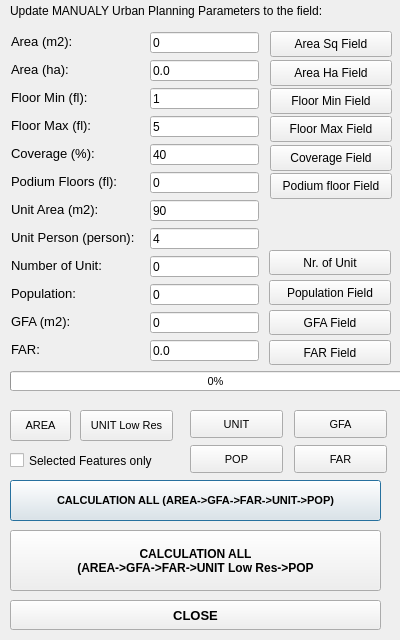
<?xml version="1.0" encoding="UTF-8"?>
<ui version="4.0">
 <author>Jack Nguyen 2025</author>
 <class>Bacurbpara</class>
 <widget class="QDialog" name="Bacurbpara">
  <property name="geometry">
   <rect>
    <x>0</x>
    <y>0</y>
    <width>400</width>
    <height>640</height>
   </rect>
  </property>
  <property name="font">
   <font>
    <pointsize>8</pointsize>
   </font>
  </property>
  <property name="windowTitle">
   <string>Bac Urban Parrameters</string>
  </property>
  <widget class="QLabel" name="label_2">
   <property name="geometry">
    <rect>
     <x>10</x>
     <y>0</y>
     <width>331</width>
     <height>21</height>
    </rect>
   </property>
   <property name="sizePolicy">
    <sizepolicy hsizetype="Fixed" vsizetype="Preferred">
     <horstretch>0</horstretch>
     <verstretch>0</verstretch>
    </sizepolicy>
   </property>
   <property name="font">
    <font>
     <pointsize>9</pointsize>
    </font>
   </property>
   <property name="text">
    <string>Update MANUALY Urban Planning Parameters to the field:</string>
   </property>
  </widget>
  <widget class="QProgressBar" name="progressBar">
   <property name="geometry">
    <rect>
     <x>10</x>
     <y>371</y>
     <width>411</width>
     <height>20</height>
    </rect>
   </property>
   <property name="sizePolicy">
    <sizepolicy hsizetype="Fixed" vsizetype="Fixed">
     <horstretch>0</horstretch>
     <verstretch>0</verstretch>
    </sizepolicy>
   </property>
   <property name="value">
    <number>0</number>
   </property>
  </widget>
  <widget class="QPushButton" name="btnCalAll">
   <property name="geometry">
    <rect>
     <x>10</x>
     <y>480</y>
     <width>371</width>
     <height>41</height>
    </rect>
   </property>
   <property name="sizePolicy">
    <sizepolicy hsizetype="Fixed" vsizetype="Fixed">
     <horstretch>0</horstretch>
     <verstretch>0</verstretch>
    </sizepolicy>
   </property>
   <property name="font">
    <font>
     <weight>75</weight>
     <bold>true</bold>
    </font>
   </property>
   <property name="toolTip">
    <string extracomment="GFA = round(area_sq * (Coverage / 100) * floor_max ), 0)\nFAR = round( (area_sq * (Coverage / 100) * floor_max ) / area_sq),1)\nUnit = round((area_sq * (Coverage / 100) * (floor_max - podium_fl) ) / unit_area),0)\nPopulation = round(unit * unit_person),0)\n"/>
   </property>
   <property name="text">
    <string>CALCULATION ALL (AREA-&gt;GFA-&gt;FAR-&gt;UNIT-&gt;POP)</string>
   </property>
  </widget>
  <widget class="QCheckBox" name="checkBox_selected_features">
   <property name="geometry">
    <rect>
     <x>10</x>
     <y>450</y>
     <width>191</width>
     <height>21</height>
    </rect>
   </property>
   <property name="sizePolicy">
    <sizepolicy hsizetype="Fixed" vsizetype="Fixed">
     <horstretch>0</horstretch>
     <verstretch>0</verstretch>
    </sizepolicy>
   </property>
   <property name="font">
    <font>
     <pointsize>9</pointsize>
    </font>
   </property>
   <property name="text">
    <string>Selected Features only</string>
   </property>
  </widget>
  <widget class="QPushButton" name="btnClose">
   <property name="geometry">
    <rect>
     <x>10</x>
     <y>600</y>
     <width>371</width>
     <height>30</height>
    </rect>
   </property>
   <property name="sizePolicy">
    <sizepolicy hsizetype="Fixed" vsizetype="Fixed">
     <horstretch>0</horstretch>
     <verstretch>0</verstretch>
    </sizepolicy>
   </property>
   <property name="font">
    <font>
     <pointsize>10</pointsize>
     <weight>75</weight>
     <bold>true</bold>
    </font>
   </property>
   <property name="text">
    <string>CLOSE</string>
   </property>
  </widget>
  <widget class="QPushButton" name="btnCalArea">
   <property name="geometry">
    <rect>
     <x>10</x>
     <y>410</y>
     <width>61</width>
     <height>31</height>
    </rect>
   </property>
   <property name="sizePolicy">
    <sizepolicy hsizetype="Fixed" vsizetype="Fixed">
     <horstretch>0</horstretch>
     <verstretch>0</verstretch>
    </sizepolicy>
   </property>
   <property name="text">
    <string>AREA</string>
   </property>
  </widget>
  <widget class="QPushButton" name="btnUpdateFlmin">
   <property name="geometry">
    <rect>
     <x>270</x>
     <y>88</y>
     <width>122</width>
     <height>26</height>
    </rect>
   </property>
   <property name="sizePolicy">
    <sizepolicy hsizetype="Fixed" vsizetype="Fixed">
     <horstretch>0</horstretch>
     <verstretch>0</verstretch>
    </sizepolicy>
   </property>
   <property name="font">
    <font>
     <pointsize>9</pointsize>
    </font>
   </property>
   <property name="text">
    <string>Floor Min Field</string>
   </property>
  </widget>
  <widget class="QPushButton" name="btnUpdateFlmax">
   <property name="geometry">
    <rect>
     <x>270</x>
     <y>116</y>
     <width>122</width>
     <height>26</height>
    </rect>
   </property>
   <property name="sizePolicy">
    <sizepolicy hsizetype="Fixed" vsizetype="Fixed">
     <horstretch>0</horstretch>
     <verstretch>0</verstretch>
    </sizepolicy>
   </property>
   <property name="font">
    <font>
     <pointsize>9</pointsize>
    </font>
   </property>
   <property name="text">
    <string>Floor Max Field</string>
   </property>
  </widget>
  <widget class="QPushButton" name="btnUpdatePodfl">
   <property name="enabled">
    <bool>true</bool>
   </property>
   <property name="geometry">
    <rect>
     <x>270</x>
     <y>173</y>
     <width>122</width>
     <height>26</height>
    </rect>
   </property>
   <property name="sizePolicy">
    <sizepolicy hsizetype="Fixed" vsizetype="Fixed">
     <horstretch>0</horstretch>
     <verstretch>0</verstretch>
    </sizepolicy>
   </property>
   <property name="font">
    <font>
     <pointsize>9</pointsize>
    </font>
   </property>
   <property name="text">
    <string>Podium floor Field</string>
   </property>
  </widget>
  <widget class="QPushButton" name="btnUpdateCoverage">
   <property name="geometry">
    <rect>
     <x>270</x>
     <y>145</y>
     <width>122</width>
     <height>26</height>
    </rect>
   </property>
   <property name="sizePolicy">
    <sizepolicy hsizetype="Fixed" vsizetype="Fixed">
     <horstretch>0</horstretch>
     <verstretch>0</verstretch>
    </sizepolicy>
   </property>
   <property name="font">
    <font>
     <pointsize>9</pointsize>
    </font>
   </property>
   <property name="text">
    <string>Coverage Field</string>
   </property>
  </widget>
  <widget class="QPushButton" name="btnUpdateArea_sq">
   <property name="geometry">
    <rect>
     <x>270</x>
     <y>31</y>
     <width>122</width>
     <height>26</height>
    </rect>
   </property>
   <property name="sizePolicy">
    <sizepolicy hsizetype="Fixed" vsizetype="Fixed">
     <horstretch>0</horstretch>
     <verstretch>0</verstretch>
    </sizepolicy>
   </property>
   <property name="font">
    <font>
     <pointsize>9</pointsize>
    </font>
   </property>
   <property name="text">
    <string>Area Sq Field</string>
   </property>
  </widget>
  <widget class="QPushButton" name="btnUpdateArea_ha">
   <property name="geometry">
    <rect>
     <x>270</x>
     <y>60</y>
     <width>122</width>
     <height>26</height>
    </rect>
   </property>
   <property name="sizePolicy">
    <sizepolicy hsizetype="Fixed" vsizetype="Fixed">
     <horstretch>0</horstretch>
     <verstretch>0</verstretch>
    </sizepolicy>
   </property>
   <property name="font">
    <font>
     <pointsize>9</pointsize>
    </font>
   </property>
   <property name="text">
    <string>Area Ha Field</string>
   </property>
  </widget>
  <widget class="QPushButton" name="btnUpdateUnitNr">
   <property name="geometry">
    <rect>
     <x>269</x>
     <y>250</y>
     <width>122</width>
     <height>25</height>
    </rect>
   </property>
   <property name="sizePolicy">
    <sizepolicy hsizetype="Fixed" vsizetype="Fixed">
     <horstretch>0</horstretch>
     <verstretch>0</verstretch>
    </sizepolicy>
   </property>
   <property name="font">
    <font>
     <pointsize>9</pointsize>
    </font>
   </property>
   <property name="text">
    <string>Nr. of Unit</string>
   </property>
  </widget>
  <widget class="QPushButton" name="btnUpdatePOP">
   <property name="geometry">
    <rect>
     <x>269</x>
     <y>280</y>
     <width>122</width>
     <height>25</height>
    </rect>
   </property>
   <property name="sizePolicy">
    <sizepolicy hsizetype="Fixed" vsizetype="Fixed">
     <horstretch>0</horstretch>
     <verstretch>0</verstretch>
    </sizepolicy>
   </property>
   <property name="font">
    <font>
     <pointsize>9</pointsize>
    </font>
   </property>
   <property name="text">
    <string>Population Field</string>
   </property>
  </widget>
  <widget class="QPushButton" name="btnUpdateGFA">
   <property name="geometry">
    <rect>
     <x>269</x>
     <y>310</y>
     <width>122</width>
     <height>25</height>
    </rect>
   </property>
   <property name="sizePolicy">
    <sizepolicy hsizetype="Fixed" vsizetype="Fixed">
     <horstretch>0</horstretch>
     <verstretch>0</verstretch>
    </sizepolicy>
   </property>
   <property name="font">
    <font>
     <pointsize>9</pointsize>
    </font>
   </property>
   <property name="text">
    <string>GFA Field</string>
   </property>
  </widget>
  <widget class="QPushButton" name="btnUpdateFAR">
   <property name="geometry">
    <rect>
     <x>269</x>
     <y>340</y>
     <width>122</width>
     <height>25</height>
    </rect>
   </property>
   <property name="sizePolicy">
    <sizepolicy hsizetype="Fixed" vsizetype="Fixed">
     <horstretch>0</horstretch>
     <verstretch>0</verstretch>
    </sizepolicy>
   </property>
   <property name="font">
    <font>
     <pointsize>9</pointsize>
    </font>
   </property>
   <property name="text">
    <string>FAR Field</string>
   </property>
  </widget>
  <widget class="QPushButton" name="btnCalGFA">
   <property name="geometry">
    <rect>
     <x>294</x>
     <y>410</y>
     <width>93</width>
     <height>28</height>
    </rect>
   </property>
   <property name="sizePolicy">
    <sizepolicy hsizetype="Fixed" vsizetype="Fixed">
     <horstretch>0</horstretch>
     <verstretch>0</verstretch>
    </sizepolicy>
   </property>
   <property name="text">
    <string>GFA</string>
   </property>
  </widget>
  <widget class="QPushButton" name="btnCalFAR">
   <property name="geometry">
    <rect>
     <x>294</x>
     <y>445</y>
     <width>93</width>
     <height>28</height>
    </rect>
   </property>
   <property name="sizePolicy">
    <sizepolicy hsizetype="Fixed" vsizetype="Fixed">
     <horstretch>0</horstretch>
     <verstretch>0</verstretch>
    </sizepolicy>
   </property>
   <property name="text">
    <string>FAR</string>
   </property>
  </widget>
  <widget class="QLineEdit" name="lineEdit_population_value">
   <property name="geometry">
    <rect>
     <x>150</x>
     <y>284</y>
     <width>109</width>
     <height>21</height>
    </rect>
   </property>
   <property name="sizePolicy">
    <sizepolicy hsizetype="Fixed" vsizetype="Fixed">
     <horstretch>0</horstretch>
     <verstretch>0</verstretch>
    </sizepolicy>
   </property>
   <property name="font">
    <font>
     <pointsize>9</pointsize>
    </font>
   </property>
   <property name="text">
    <string>0</string>
   </property>
  </widget>
  <widget class="QLineEdit" name="lineEdit_GFA_value">
   <property name="geometry">
    <rect>
     <x>150</x>
     <y>312</y>
     <width>109</width>
     <height>21</height>
    </rect>
   </property>
   <property name="sizePolicy">
    <sizepolicy hsizetype="Fixed" vsizetype="Fixed">
     <horstretch>0</horstretch>
     <verstretch>0</verstretch>
    </sizepolicy>
   </property>
   <property name="font">
    <font>
     <pointsize>9</pointsize>
    </font>
   </property>
   <property name="text">
    <string>0</string>
   </property>
  </widget>
  <widget class="QLineEdit" name="lineEdit_FAR_value">
   <property name="geometry">
    <rect>
     <x>150</x>
     <y>340</y>
     <width>109</width>
     <height>21</height>
    </rect>
   </property>
   <property name="sizePolicy">
    <sizepolicy hsizetype="Fixed" vsizetype="Fixed">
     <horstretch>0</horstretch>
     <verstretch>0</verstretch>
    </sizepolicy>
   </property>
   <property name="font">
    <font>
     <pointsize>9</pointsize>
    </font>
   </property>
   <property name="text">
    <string>0.0</string>
   </property>
  </widget>
  <widget class="QLineEdit" name="lineEdit_unit_person_value">
   <property name="geometry">
    <rect>
     <x>150</x>
     <y>228</y>
     <width>109</width>
     <height>21</height>
    </rect>
   </property>
   <property name="sizePolicy">
    <sizepolicy hsizetype="Fixed" vsizetype="Fixed">
     <horstretch>0</horstretch>
     <verstretch>0</verstretch>
    </sizepolicy>
   </property>
   <property name="font">
    <font>
     <pointsize>9</pointsize>
    </font>
   </property>
   <property name="text">
    <string>4</string>
   </property>
  </widget>
  <widget class="QLineEdit" name="lineEdit_unit_number_value">
   <property name="geometry">
    <rect>
     <x>150</x>
     <y>256</y>
     <width>109</width>
     <height>21</height>
    </rect>
   </property>
   <property name="sizePolicy">
    <sizepolicy hsizetype="Fixed" vsizetype="Fixed">
     <horstretch>0</horstretch>
     <verstretch>0</verstretch>
    </sizepolicy>
   </property>
   <property name="font">
    <font>
     <pointsize>9</pointsize>
    </font>
   </property>
   <property name="text">
    <string>0</string>
   </property>
  </widget>
  <widget class="QLineEdit" name="lineEdit_area_sq_value">
   <property name="geometry">
    <rect>
     <x>150</x>
     <y>32</y>
     <width>109</width>
     <height>21</height>
    </rect>
   </property>
   <property name="sizePolicy">
    <sizepolicy hsizetype="Fixed" vsizetype="Fixed">
     <horstretch>0</horstretch>
     <verstretch>0</verstretch>
    </sizepolicy>
   </property>
   <property name="font">
    <font>
     <pointsize>9</pointsize>
    </font>
   </property>
   <property name="text">
    <string>0</string>
   </property>
  </widget>
  <widget class="QLineEdit" name="lineEdit_area_ha_value">
   <property name="geometry">
    <rect>
     <x>150</x>
     <y>60</y>
     <width>109</width>
     <height>21</height>
    </rect>
   </property>
   <property name="sizePolicy">
    <sizepolicy hsizetype="Fixed" vsizetype="Fixed">
     <horstretch>0</horstretch>
     <verstretch>0</verstretch>
    </sizepolicy>
   </property>
   <property name="font">
    <font>
     <pointsize>9</pointsize>
    </font>
   </property>
   <property name="text">
    <string>0.0</string>
   </property>
  </widget>
  <widget class="QLineEdit" name="lineEdit_floor_min_value">
   <property name="geometry">
    <rect>
     <x>150</x>
     <y>88</y>
     <width>109</width>
     <height>21</height>
    </rect>
   </property>
   <property name="sizePolicy">
    <sizepolicy hsizetype="Fixed" vsizetype="Fixed">
     <horstretch>0</horstretch>
     <verstretch>0</verstretch>
    </sizepolicy>
   </property>
   <property name="font">
    <font>
     <pointsize>9</pointsize>
    </font>
   </property>
   <property name="text">
    <string>1</string>
   </property>
  </widget>
  <widget class="QLineEdit" name="lineEdit_floor_max_value">
   <property name="geometry">
    <rect>
     <x>150</x>
     <y>116</y>
     <width>109</width>
     <height>21</height>
    </rect>
   </property>
   <property name="sizePolicy">
    <sizepolicy hsizetype="Fixed" vsizetype="Fixed">
     <horstretch>0</horstretch>
     <verstretch>0</verstretch>
    </sizepolicy>
   </property>
   <property name="font">
    <font>
     <pointsize>9</pointsize>
    </font>
   </property>
   <property name="text">
    <string>5</string>
   </property>
  </widget>
  <widget class="QLineEdit" name="lineEdit_coverage_value">
   <property name="geometry">
    <rect>
     <x>150</x>
     <y>144</y>
     <width>109</width>
     <height>21</height>
    </rect>
   </property>
   <property name="sizePolicy">
    <sizepolicy hsizetype="Fixed" vsizetype="Fixed">
     <horstretch>0</horstretch>
     <verstretch>0</verstretch>
    </sizepolicy>
   </property>
   <property name="font">
    <font>
     <pointsize>9</pointsize>
    </font>
   </property>
   <property name="text">
    <string>40</string>
   </property>
  </widget>
  <widget class="QLineEdit" name="lineEdit_podium_fl_value">
   <property name="geometry">
    <rect>
     <x>150</x>
     <y>172</y>
     <width>109</width>
     <height>21</height>
    </rect>
   </property>
   <property name="sizePolicy">
    <sizepolicy hsizetype="Fixed" vsizetype="Fixed">
     <horstretch>0</horstretch>
     <verstretch>0</verstretch>
    </sizepolicy>
   </property>
   <property name="font">
    <font>
     <pointsize>9</pointsize>
    </font>
   </property>
   <property name="text">
    <string>0</string>
   </property>
  </widget>
  <widget class="QLineEdit" name="lineEdit_unit_area_value">
   <property name="geometry">
    <rect>
     <x>150</x>
     <y>200</y>
     <width>109</width>
     <height>21</height>
    </rect>
   </property>
   <property name="sizePolicy">
    <sizepolicy hsizetype="Fixed" vsizetype="Fixed">
     <horstretch>0</horstretch>
     <verstretch>0</verstretch>
    </sizepolicy>
   </property>
   <property name="font">
    <font>
     <pointsize>9</pointsize>
    </font>
   </property>
   <property name="text">
    <string>90</string>
   </property>
  </widget>
  <widget class="QLabel" name="label_unit_area">
   <property name="geometry">
    <rect>
     <x>11</x>
     <y>199</y>
     <width>118</width>
     <height>21</height>
    </rect>
   </property>
   <property name="sizePolicy">
    <sizepolicy hsizetype="Fixed" vsizetype="Preferred">
     <horstretch>0</horstretch>
     <verstretch>0</verstretch>
    </sizepolicy>
   </property>
   <property name="font">
    <font>
     <pointsize>10</pointsize>
    </font>
   </property>
   <property name="text">
    <string>Unit Area (m2):</string>
   </property>
  </widget>
  <widget class="QLabel" name="label_unit_person">
   <property name="geometry">
    <rect>
     <x>11</x>
     <y>227</y>
     <width>129</width>
     <height>21</height>
    </rect>
   </property>
   <property name="sizePolicy">
    <sizepolicy hsizetype="Fixed" vsizetype="Preferred">
     <horstretch>0</horstretch>
     <verstretch>0</verstretch>
    </sizepolicy>
   </property>
   <property name="font">
    <font>
     <pointsize>10</pointsize>
    </font>
   </property>
   <property name="text">
    <string>Unit Person (person):</string>
   </property>
  </widget>
  <widget class="QLabel" name="label_Unit">
   <property name="geometry">
    <rect>
     <x>11</x>
     <y>255</y>
     <width>118</width>
     <height>21</height>
    </rect>
   </property>
   <property name="sizePolicy">
    <sizepolicy hsizetype="Fixed" vsizetype="Preferred">
     <horstretch>0</horstretch>
     <verstretch>0</verstretch>
    </sizepolicy>
   </property>
   <property name="font">
    <font>
     <pointsize>10</pointsize>
    </font>
   </property>
   <property name="text">
    <string>Number of Unit:</string>
   </property>
  </widget>
  <widget class="QLabel" name="label_Population">
   <property name="geometry">
    <rect>
     <x>11</x>
     <y>283</y>
     <width>83</width>
     <height>21</height>
    </rect>
   </property>
   <property name="sizePolicy">
    <sizepolicy hsizetype="Fixed" vsizetype="Preferred">
     <horstretch>0</horstretch>
     <verstretch>0</verstretch>
    </sizepolicy>
   </property>
   <property name="font">
    <font>
     <pointsize>10</pointsize>
    </font>
   </property>
   <property name="text">
    <string>Population:</string>
   </property>
  </widget>
  <widget class="QLabel" name="label_GFA">
   <property name="geometry">
    <rect>
     <x>11</x>
     <y>311</y>
     <width>79</width>
     <height>21</height>
    </rect>
   </property>
   <property name="sizePolicy">
    <sizepolicy hsizetype="Fixed" vsizetype="Preferred">
     <horstretch>0</horstretch>
     <verstretch>0</verstretch>
    </sizepolicy>
   </property>
   <property name="font">
    <font>
     <pointsize>10</pointsize>
    </font>
   </property>
   <property name="text">
    <string>GFA (m2):</string>
   </property>
  </widget>
  <widget class="QLabel" name="label_FAR">
   <property name="geometry">
    <rect>
     <x>11</x>
     <y>339</y>
     <width>37</width>
     <height>21</height>
    </rect>
   </property>
   <property name="sizePolicy">
    <sizepolicy hsizetype="Fixed" vsizetype="Preferred">
     <horstretch>0</horstretch>
     <verstretch>0</verstretch>
    </sizepolicy>
   </property>
   <property name="font">
    <font>
     <pointsize>10</pointsize>
    </font>
   </property>
   <property name="text">
    <string>FAR:</string>
   </property>
  </widget>
  <widget class="QLabel" name="label_Coverage">
   <property name="geometry">
    <rect>
     <x>11</x>
     <y>143</y>
     <width>111</width>
     <height>21</height>
    </rect>
   </property>
   <property name="sizePolicy">
    <sizepolicy hsizetype="Fixed" vsizetype="Preferred">
     <horstretch>0</horstretch>
     <verstretch>0</verstretch>
    </sizepolicy>
   </property>
   <property name="font">
    <font>
     <pointsize>10</pointsize>
    </font>
   </property>
   <property name="text">
    <string>Coverage (%):</string>
   </property>
  </widget>
  <widget class="QLabel" name="label_podium_fl">
   <property name="geometry">
    <rect>
     <x>11</x>
     <y>171</y>
     <width>129</width>
     <height>21</height>
    </rect>
   </property>
   <property name="sizePolicy">
    <sizepolicy hsizetype="Fixed" vsizetype="Preferred">
     <horstretch>0</horstretch>
     <verstretch>0</verstretch>
    </sizepolicy>
   </property>
   <property name="font">
    <font>
     <pointsize>10</pointsize>
    </font>
   </property>
   <property name="text">
    <string>Podium Floors (fl):</string>
   </property>
  </widget>
  <widget class="QLabel" name="label_floor_max">
   <property name="geometry">
    <rect>
     <x>11</x>
     <y>115</y>
     <width>106</width>
     <height>21</height>
    </rect>
   </property>
   <property name="sizePolicy">
    <sizepolicy hsizetype="Fixed" vsizetype="Preferred">
     <horstretch>0</horstretch>
     <verstretch>0</verstretch>
    </sizepolicy>
   </property>
   <property name="font">
    <font>
     <pointsize>10</pointsize>
    </font>
   </property>
   <property name="text">
    <string>Floor Max (fl):</string>
   </property>
  </widget>
  <widget class="QLabel" name="label_area_sq">
   <property name="geometry">
    <rect>
     <x>11</x>
     <y>31</y>
     <width>83</width>
     <height>21</height>
    </rect>
   </property>
   <property name="sizePolicy">
    <sizepolicy hsizetype="Fixed" vsizetype="Preferred">
     <horstretch>0</horstretch>
     <verstretch>0</verstretch>
    </sizepolicy>
   </property>
   <property name="font">
    <font>
     <pointsize>10</pointsize>
    </font>
   </property>
   <property name="text">
    <string>Area (m2):</string>
   </property>
  </widget>
  <widget class="QLabel" name="label_floor_min">
   <property name="geometry">
    <rect>
     <x>11</x>
     <y>87</y>
     <width>102</width>
     <height>21</height>
    </rect>
   </property>
   <property name="sizePolicy">
    <sizepolicy hsizetype="Fixed" vsizetype="Preferred">
     <horstretch>0</horstretch>
     <verstretch>0</verstretch>
    </sizepolicy>
   </property>
   <property name="font">
    <font>
     <pointsize>10</pointsize>
    </font>
   </property>
   <property name="text">
    <string>Floor Min (fl):</string>
   </property>
  </widget>
  <widget class="QLabel" name="label_area_ha">
   <property name="geometry">
    <rect>
     <x>11</x>
     <y>59</y>
     <width>78</width>
     <height>21</height>
    </rect>
   </property>
   <property name="sizePolicy">
    <sizepolicy hsizetype="Fixed" vsizetype="Preferred">
     <horstretch>0</horstretch>
     <verstretch>0</verstretch>
    </sizepolicy>
   </property>
   <property name="font">
    <font>
     <pointsize>10</pointsize>
    </font>
   </property>
   <property name="text">
    <string>Area (ha):</string>
   </property>
  </widget>
  <widget class="QPushButton" name="btnCalUnit">
   <property name="geometry">
    <rect>
     <x>190</x>
     <y>410</y>
     <width>93</width>
     <height>28</height>
    </rect>
   </property>
   <property name="sizePolicy">
    <sizepolicy hsizetype="Fixed" vsizetype="Fixed">
     <horstretch>0</horstretch>
     <verstretch>0</verstretch>
    </sizepolicy>
   </property>
   <property name="text">
    <string>UNIT</string>
   </property>
  </widget>
  <widget class="QPushButton" name="btnCalPOP">
   <property name="geometry">
    <rect>
     <x>190</x>
     <y>445</y>
     <width>93</width>
     <height>28</height>
    </rect>
   </property>
   <property name="sizePolicy">
    <sizepolicy hsizetype="Fixed" vsizetype="Fixed">
     <horstretch>0</horstretch>
     <verstretch>0</verstretch>
    </sizepolicy>
   </property>
   <property name="text">
    <string>POP</string>
   </property>
  </widget>
  <widget class="QPushButton" name="btnCalUnit_LowRes">
   <property name="geometry">
    <rect>
     <x>80</x>
     <y>410</y>
     <width>93</width>
     <height>31</height>
    </rect>
   </property>
   <property name="sizePolicy">
    <sizepolicy hsizetype="Fixed" vsizetype="Fixed">
     <horstretch>0</horstretch>
     <verstretch>0</verstretch>
    </sizepolicy>
   </property>
   <property name="text">
    <string>UNIT Low Res</string>
   </property>
  </widget>
  <widget class="QPushButton" name="btnCalAll_LowRes">
   <property name="geometry">
    <rect>
     <x>10</x>
     <y>530</y>
     <width>371</width>
     <height>61</height>
    </rect>
   </property>
   <property name="sizePolicy">
    <sizepolicy hsizetype="Fixed" vsizetype="Fixed">
     <horstretch>0</horstretch>
     <verstretch>0</verstretch>
    </sizepolicy>
   </property>
   <property name="font">
    <font>
     <pointsize>9</pointsize>
     <weight>75</weight>
     <bold>true</bold>
    </font>
   </property>
   <property name="toolTip">
    <string extracomment="GFA = round(area_sq * (Coverage / 100) * floor_max ), 0)\nFAR = round( (area_sq * (Coverage / 100) * floor_max ) / area_sq),1)\nUnit = round((area_sq * (Coverage / 100) * (floor_max - podium_fl) ) / unit_area),0)\nPopulation = round(unit * unit_person),0)\n"/>
   </property>
   <property name="text">
    <string>CALCULATION ALL
(AREA-&gt;GFA-&gt;FAR-&gt;UNIT Low Res-&gt;POP</string>
   </property>
  </widget>
 </widget>
 <layoutdefault spacing="7" margin="11"/>
 <resources/>
 <connections/>
 <designerdata>
  <property name="gridDeltaX">
   <number>10</number>
  </property>
  <property name="gridDeltaY">
   <number>10</number>
  </property>
  <property name="gridSnapX">
   <bool>true</bool>
  </property>
  <property name="gridSnapY">
   <bool>true</bool>
  </property>
  <property name="gridVisible">
   <bool>true</bool>
  </property>
 </designerdata>
</ui>
